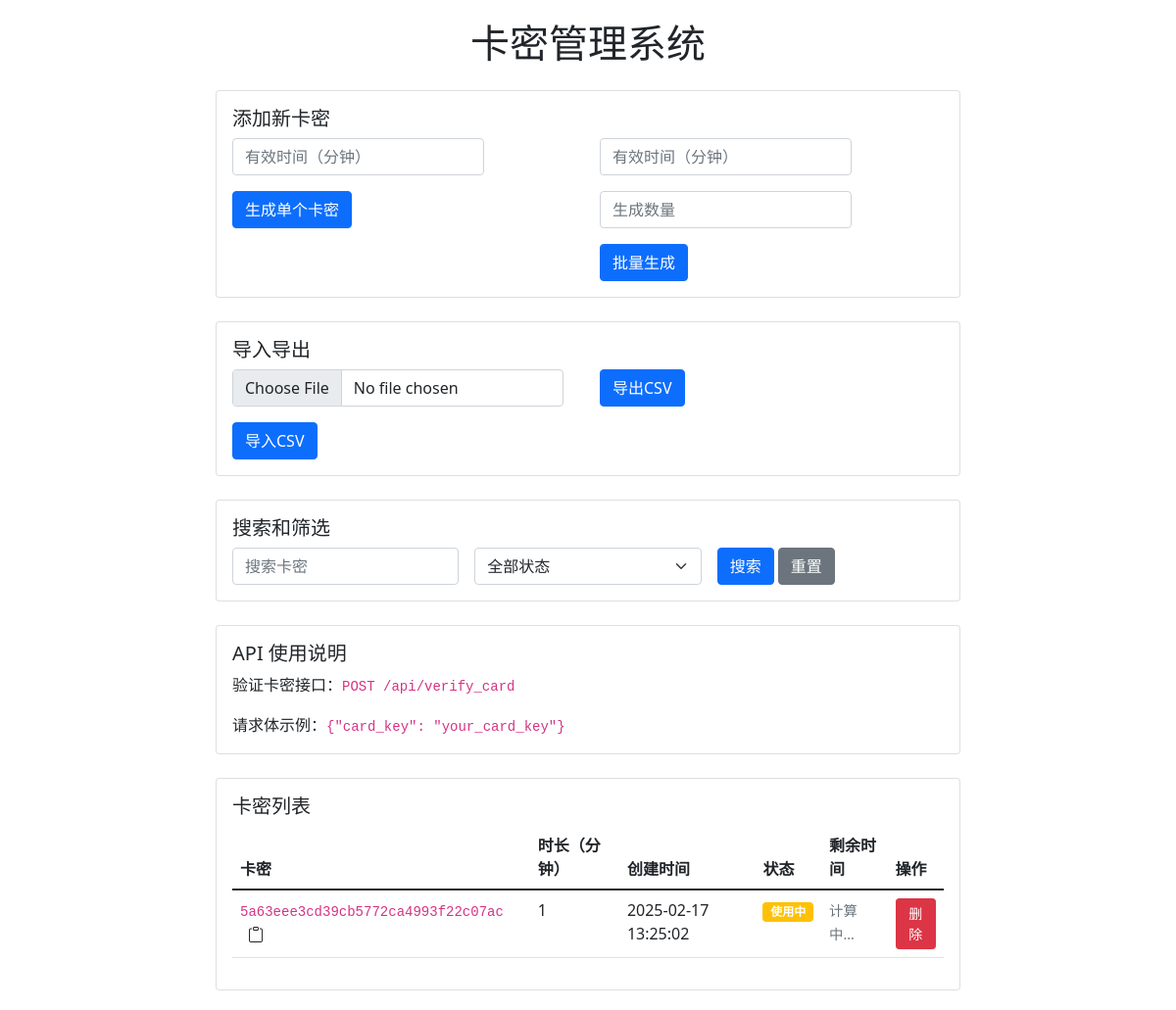
Before: / with the older database file.
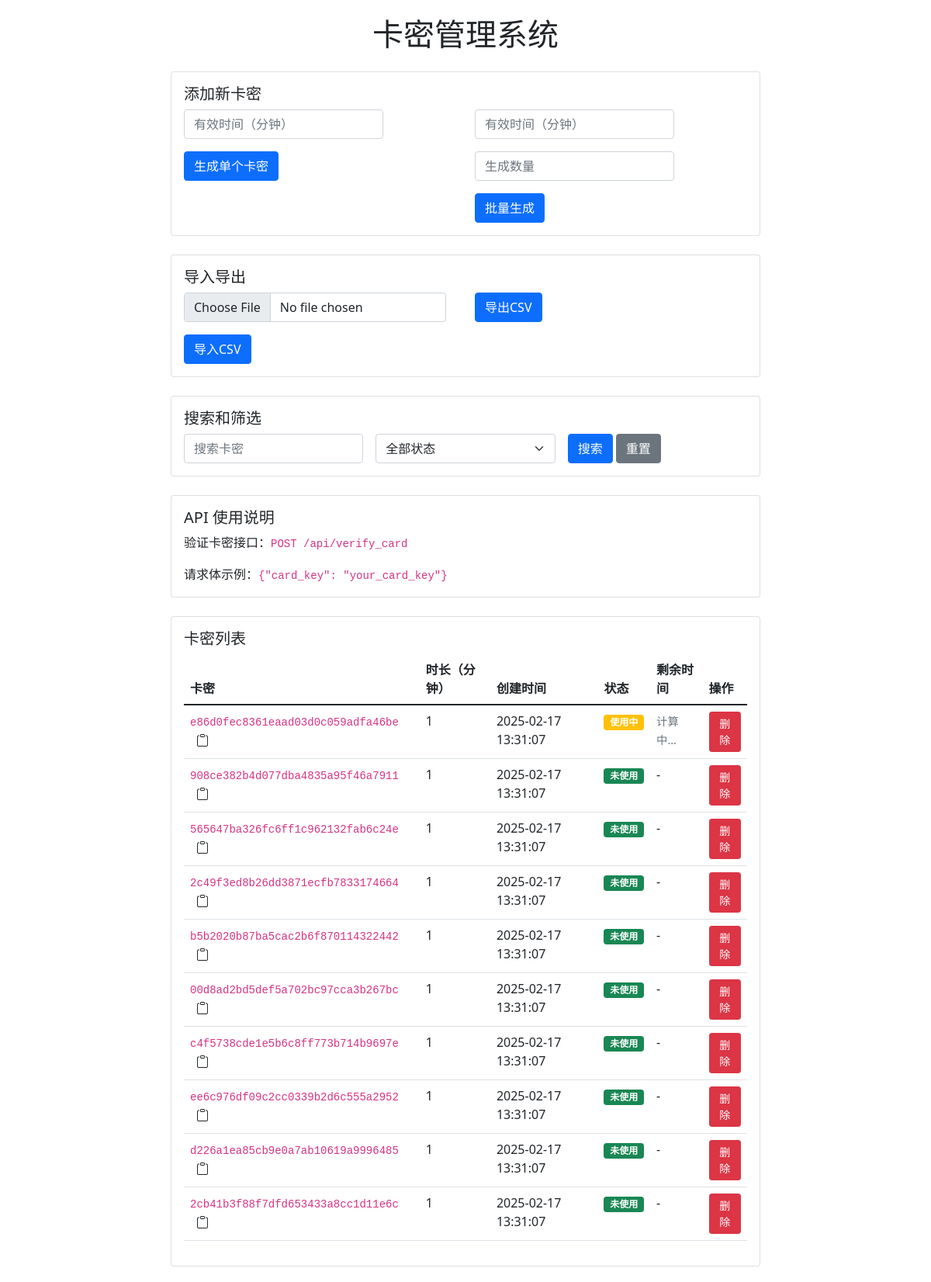
After: the same page with the newer database file.
### app.py (models this page shows, shortened)
class Card(db.Model):
    id = db.Column(db.Integer, primary_key=True)
    card_key = db.Column(db.String(32), unique=True, nullable=False)
    minutes = db.Column(db.Integer, nullable=False)
    created_at = db.Column(db.DateTime, nullable=False, default=datetime.now)
    is_used = db.Column(db.Boolean, default=False)
    used_at = db.Column(db.DateTime, nullable=True)
    device_id = db.Column(db.String(32), nullable=True)

### app.py (the view, shortened to what this page needs)
@app.route('/')
def index():
    try:
        page = request.args.get('page', 1, type=int)
        per_page = request.args.get('per_page', 10, type=int)
        status = request.args.get('status')
        search = request.args.get('search', '').strip()
        query = Card.query
        if search:
            query = query.filter(Card.card_key.like(f'%{search}%'))
        query = query.order_by(Card.created_at.desc())
        pagination = query.paginate(page=page, per_page=per_page)
        cards = pagination.items
        return render_template('index.html',
                             cards=cards,
                             pagination=pagination,
                             status=status,
                             search=search)
    except Exception as e:
        app.logger.error(f"访问首页出错: {str(e)}")
        return render_template('index.html', cards=[], error="获取卡密列表失败")

### templates/index.html (shortened to what this page needs)
<!DOCTYPE html>
<html lang="zh">
<head>
    <link href="https://cdn.jsdelivr.net/npm/bootstrap@5.1.3/dist/css/bootstrap.min.css" rel="stylesheet">
</head>
<body>
    <div class="container card-container">
        <h1 class="text-center mb-4">卡密管理系统</h1>
        <div class="card mb-4">
            <div class="card-body">
                <h5 class="card-title">添加新卡密</h5>
                <div class="row">
                    <div class="col-md-6">
                        <form action="{{ url_for('add_card') }}" method="POST" class="row g-3">
                            <div class="col-auto">
                                <input type="number" class="form-control" name="minutes" placeholder="有效时间（分钟）" required>
                            </div>
                            <div class="col-auto">
                                <button type="submit" class="btn btn-primary">生成单个卡密</button>
                            </div>
                        </form>
                    </div>
                    <div class="col-md-6">
                        <form action="{{ url_for('add_bulk_cards') }}" method="POST" class="row g-3">
                            <div class="col-auto">
                                <input type="number" class="form-control" name="minutes" placeholder="有效时间（分钟）" required>
                            </div>
                            <div class="col-auto">
                                <input type="number" class="form-control" name="count" placeholder="生成数量" required>
                            </div>
                            <div class="col-auto">
                                <button type="submit" class="btn btn-primary">批量生成</button>
                            </div>
                        </form>
                    </div>
                </div>
            </div>
        </div>
        <div class="card mb-4">
            <div class="card-body">
                <h5 class="card-title">导入导出</h5>
                <div class="row">
                    <div class="col-md-6">
                        <form action="{{ url_for('import_cards') }}" method="POST" enctype="multipart/form-data" class="row g-3">
                            <div class="col-auto">
                                <input type="file" class="form-control" name="file" accept=".csv" required>
                            </div>
                            <div class="col-auto">
                                <button type="submit" class="btn btn-primary">导入CSV</button>
                            </div>
                        </form>
                    </div>
                    <div class="col-md-6">
                        <a href="{{ url_for('export_cards') }}" class="btn btn-primary">导出CSV</a>
                    </div>
                </div>
            </div>
        </div>
        <div class="card mb-4">
            <div class="card-body">
                <h5 class="card-title">搜索和筛选</h5>
                <form action="{{ url_for('index') }}" method="GET" class="row g-3">
                    <div class="col-md-4">
                        <input type="text" class="form-control" name="search" placeholder="搜索卡密" value="{{ search }}">
                    </div>
                    <div class="col-md-4">
                        <select class="form-select" name="status">
                            <option value="">全部状态</option>
                        </select>
                    </div>
                    <div class="col-md-4">
                        <button type="submit" class="btn btn-primary">搜索</button>
                        <a href="{{ url_for('index') }}" class="btn btn-secondary">重置</a>
                    </div>
                </form>
            </div>
        </div>
        <div class="card mb-4">
            <div class="card-body">
                <h5 class="card-title">API 使用说明</h5>
                <p class="card-text">验证卡密接口：<code>POST /api/verify_card</code></p>
                <p class="card-text">请求体示例：<code>{"card_key": "your_card_key"}</code></p>
            </div>
        </div>
        <div class="card">
            <div class="card-body">
                <h5 class="card-title">卡密列表</h5>
                <div class="table-responsive">
                    <table class="table">
                        <thead>
                            <tr>
                                <th>卡密</th>
                                <th>时长（分钟）</th>
                                <th>创建时间</th>
                                <th>状态</th>
                                <th>剩余时间</th>
                                <th>操作</th>
                            </tr>
                        </thead>
                        <tbody id="cards-table-body">
                            {% for card in cards %}
                            <tr id="card-row-{{ card.id }}">
                                <td>
                                    <code>{{ card.card_key }}</code>
                                    <i class="copy-btn bi bi-clipboard ms-2" onclick="copyToClipboard('{{ card.card_key }}')" title="复制卡密"></i>
                                </td>
                                <td>{{ card.minutes }}</td>
                                <td>{{ card.created_at.strftime('%Y-%m-%d %H:%M:%S') }}</td>
                                <td>
                                    {% if not card.is_used %}
                                        <span class="badge bg-success">未使用</span>
                                    {% elif card.is_used and card.used_at %}
                                        <span class="badge bg-warning" id="status-{{ card.id }}"
                                              data-used-at="{{ card.used_at.isoformat() }}"
                                              data-minutes="{{ card.minutes }}">使用中</span>
                                    {% else %}
                                        <span class="badge bg-danger">已过期</span>
                                    {% endif %}
                                </td>
                                <td>
                                    {% if card.is_used and card.used_at %}
                                        <span class="countdown" id="countdown-{{ card.id }}">计算中...</span>
                                    {% else %}
                                        -
                                    {% endif %}
                                </td>
                                <td>
                                    <form action="{{ url_for('delete_card', card_id=card.id) }}" method="POST" style="display: inline;">
                                        <button type="submit" class="btn btn-danger btn-sm" onclick="return confirm('确定要删除这个卡密吗？')">删除</button>
                                    </form>
                                </td>
                            </tr>
                            {% endfor %}
                        </tbody>
                    </table>
                </div>
            </div>
        </div>
    </div>
    <link rel="stylesheet" href="https://cdn.jsdelivr.net/npm/bootstrap-icons@1.7.2/font/bootstrap-icons.css">
</body>
</html>

### templates/index.html (style rules this page uses)
.card-container { max-width: 800px; margin: 0 auto; padding: 20px; }
.copy-btn { cursor: pointer; }
.countdown { font-size: 0.9em; color: #6c757d; }

Changed rows visible on the page:
removed Card: card_key "5a63eee3cd39cb5772ca4993f22c07ac", minutes "1", created_at "2025-02-17 13:25:02"
added Card: card_key "e86d0fec8361eaad03d0c059adfa46be", minutes "1", created_at "2025-02-17 13:31:07"
added Card: card_key "908ce382b4d077dba4835a95f46a7911", minutes "1", created_at "2025-02-17 13:31:07", is_used "未使用"
added Card: card_key "565647ba326fc6ff1c962132fab6c24e", minutes "1", created_at "2025-02-17 13:31:07", is_used "未使用"
added Card: card_key "2c49f3ed8b26dd3871ecfb7833174664", minutes "1", created_at "2025-02-17 13:31:07", is_used "未使用"
added Card: card_key "b5b2020b87ba5cac2b6f870114322442", minutes "1", created_at "2025-02-17 13:31:07", is_used "未使用"
added Card: card_key "00d8ad2bd5def5a702bc97cca3b267bc", minutes "1", created_at "2025-02-17 13:31:07", is_used "未使用"
added Card: card_key "c4f5738cde1e5b6c8ff773b714b9697e", minutes "1", created_at "2025-02-17 13:31:07", is_used "未使用"
added Card: card_key "ee6c976df09c2cc0339b2d6c555a2952", minutes "1", created_at "2025-02-17 13:31:07", is_used "未使用"
added Card: card_key "d226a1ea85cb9e0a7ab10619a9996485", minutes "1", created_at "2025-02-17 13:31:07", is_used "未使用"
added Card: card_key "2cb41b3f88f7dfd653433a8cc1d11e6c", minutes "1", created_at "2025-02-17 13:31:07", is_used "未使用"
